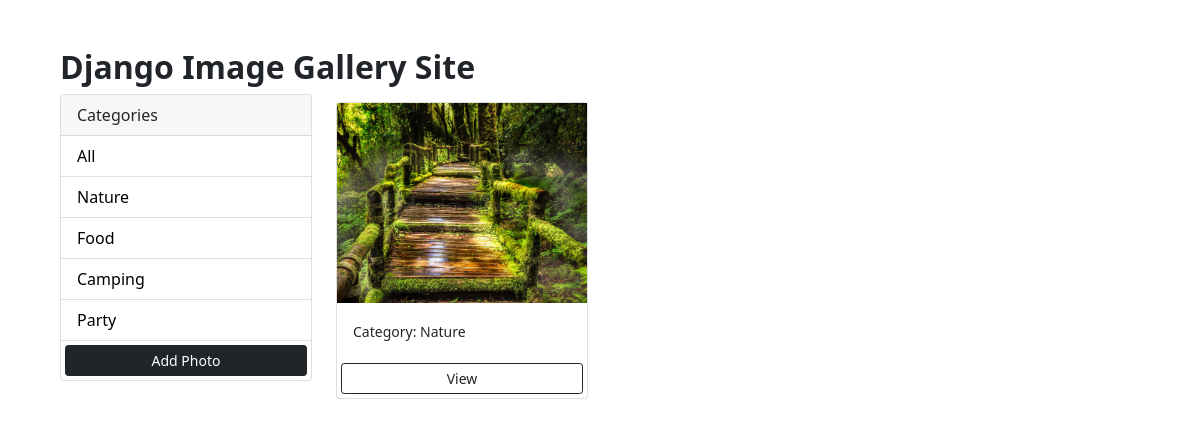
Before: /?category=Nature with the older database file.
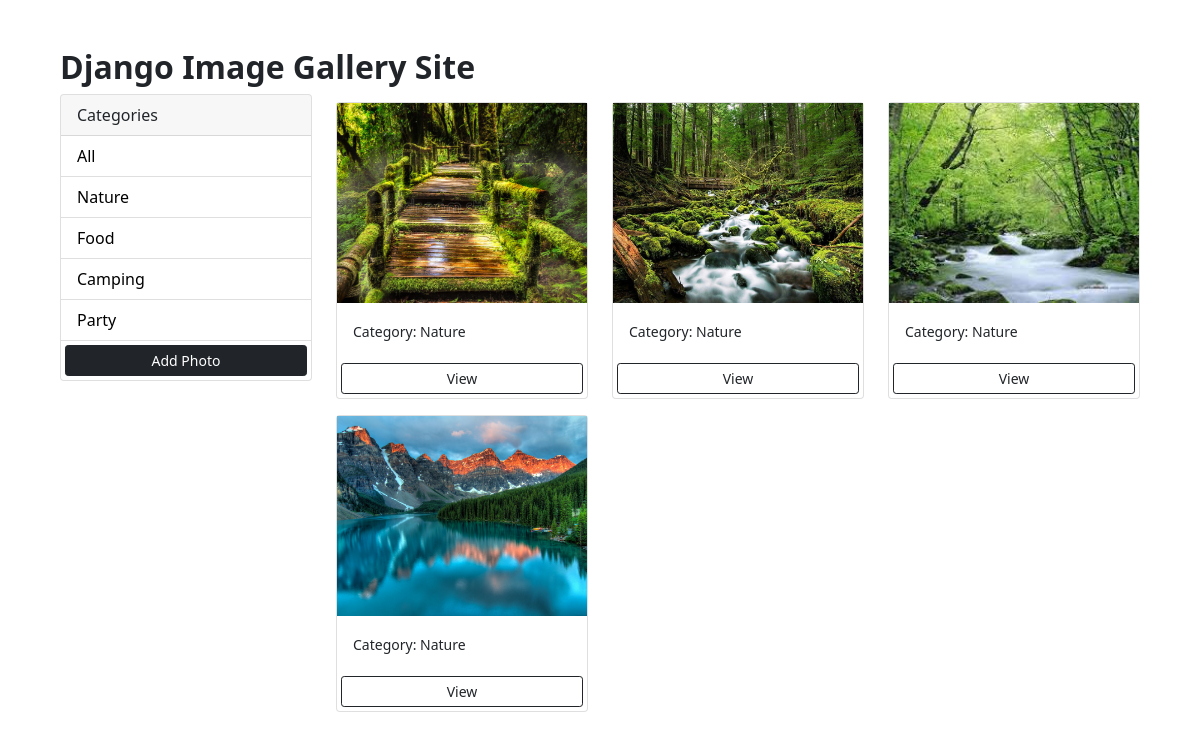
After: the same page with the newer database file.
### photos/models.py (models this page shows, shortened)
class Category(models.Model):
    name = models.CharField(max_length=100, null=False, blank=False)

class Photo(models.Model):
    category = models.ForeignKey(
        Category, on_delete=models.SET_NULL, null=True, blank=True)
    image = models.ImageField(null=False, blank=False)
    description = models.CharField(max_length=500, null=False, blank=False)

### photos/views.py (the view)
# urls.py: path('', views.gallery, name='gallery'),
def gallery(request):
    category = request.GET.get('category')
    if category == None:
        photos = Photo.objects.all()
    else:
        photos = Photo.objects.filter(category__name=category)
    categories = Category.objects.all()
    context = {'categories': categories, 'photos': photos}
    return render(request, 'photos/gallery.html', context)

### photos/templates/photos/gallery.html (shortened to what this page needs)
<!DOCTYPE html>
<html lang="en">
    <head>
        <link href="https://cdn.jsdelivr.net/npm/bootstrap@5.0.0-beta1/dist/css/bootstrap.min.css" rel="stylesheet"
>
        {% load static %}
        <link rel="stylesheet"  href="{%  static  'css/style.css'  %}">
    </head>
    <body class="m-5">
        <div class="container">
            <div class="row">
                <h1 class="title">Django Image Gallery Site</h1>
                <div class="col-md-3">
                    <div class="card">
                        <div class="card-header">
                            Categories
                        </div>
                        <ul class="list-group list-group-flush">
                            <li class="list-group-item">
                                <a href="{% url 'gallery' %}">All</a>
                            </li>
                            {% for category in categories %}
                            <li class=" list-group-item">
                                <a href="{% url 'gallery' %}?category={{category.name}}">
                                    {{category.name}}
                                </a>
                            </li>
                            {% endfor %}
                            <a href="{% url 'add' %}" class="btn btn-dark btn-block btn-sm m-1">Add Photo</a>
                        </ul>
                    </div>
                </div>
                <div class="col-md-9">
                    <div class="row">
                        {% for photo in photos %}
                        <div class="col-md-4">
                            <div class="card my-2">
                                <img class="image-thumbail" src="{{photo.image.url}}" alt="Card image cap">
                                <div class="card-body">
                                    <small>Category: {{photo.category.name}}</small>
                                </div>
                                <a href="{% url 'photo' photo.id %}" class="btn btn-outline-dark btn-sm m-1">View</a>
                            </div>
                        </div>
                        {% empty %}
                        <h3>No photos...</h3>
                        {% endfor %}
                    </div>
                </div>
            </div>
        </div>
    </body>
</html>

Changed rows visible on the page:
added Photo: image (picture), category.name "Nature"
added Photo: image (picture), category.name "Nature"
added Photo: image (picture), category.name "Nature"
